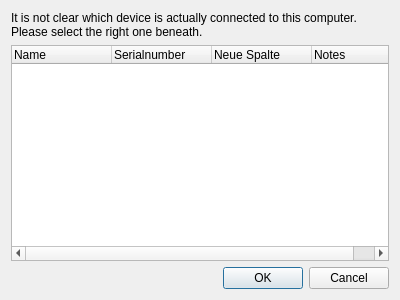
<?xml version="1.0" encoding="UTF-8"?>
<ui version="4.0">
 <class>SCPIMetaDataDeviceSelector</class>
 <widget class="QDialog" name="SCPIMetaDataDeviceSelector">
  <property name="geometry">
   <rect>
    <x>0</x>
    <y>0</y>
    <width>400</width>
    <height>300</height>
   </rect>
  </property>
  <property name="windowTitle">
   <string>Dialog</string>
  </property>
  <layout class="QGridLayout" name="gridLayout">
   <item row="0" column="0">
    <widget class="QLabel" name="label">
     <property name="text">
      <string>It is not clear which device is actually connected to this computer. Please select the right one beneath.</string>
     </property>
     <property name="wordWrap">
      <bool>true</bool>
     </property>
    </widget>
   </item>
   <item row="1" column="0">
    <widget class="QTreeWidget" name="treeWidget">
     <column>
      <property name="text">
       <string>Name</string>
      </property>
     </column>
     <column>
      <property name="text">
       <string>Serialnumber</string>
      </property>
     </column>
     <column>
      <property name="text">
       <string>Neue Spalte</string>
      </property>
     </column>
     <column>
      <property name="text">
       <string>Notes</string>
      </property>
     </column>
    </widget>
   </item>
   <item row="2" column="0">
    <widget class="QDialogButtonBox" name="buttonBox">
     <property name="orientation">
      <enum>Qt::Horizontal</enum>
     </property>
     <property name="standardButtons">
      <set>QDialogButtonBox::Cancel|QDialogButtonBox::Ok</set>
     </property>
    </widget>
   </item>
  </layout>
 </widget>
 <resources/>
 <connections>
  <connection>
   <sender>buttonBox</sender>
   <signal>accepted()</signal>
   <receiver>SCPIMetaDataDeviceSelector</receiver>
   <slot>accept()</slot>
   <hints>
    <hint type="sourcelabel">
     <x>248</x>
     <y>254</y>
    </hint>
    <hint type="destinationlabel">
     <x>157</x>
     <y>274</y>
    </hint>
   </hints>
  </connection>
  <connection>
   <sender>buttonBox</sender>
   <signal>rejected()</signal>
   <receiver>SCPIMetaDataDeviceSelector</receiver>
   <slot>reject()</slot>
   <hints>
    <hint type="sourcelabel">
     <x>316</x>
     <y>260</y>
    </hint>
    <hint type="destinationlabel">
     <x>286</x>
     <y>274</y>
    </hint>
   </hints>
  </connection>
 </connections>
</ui>
